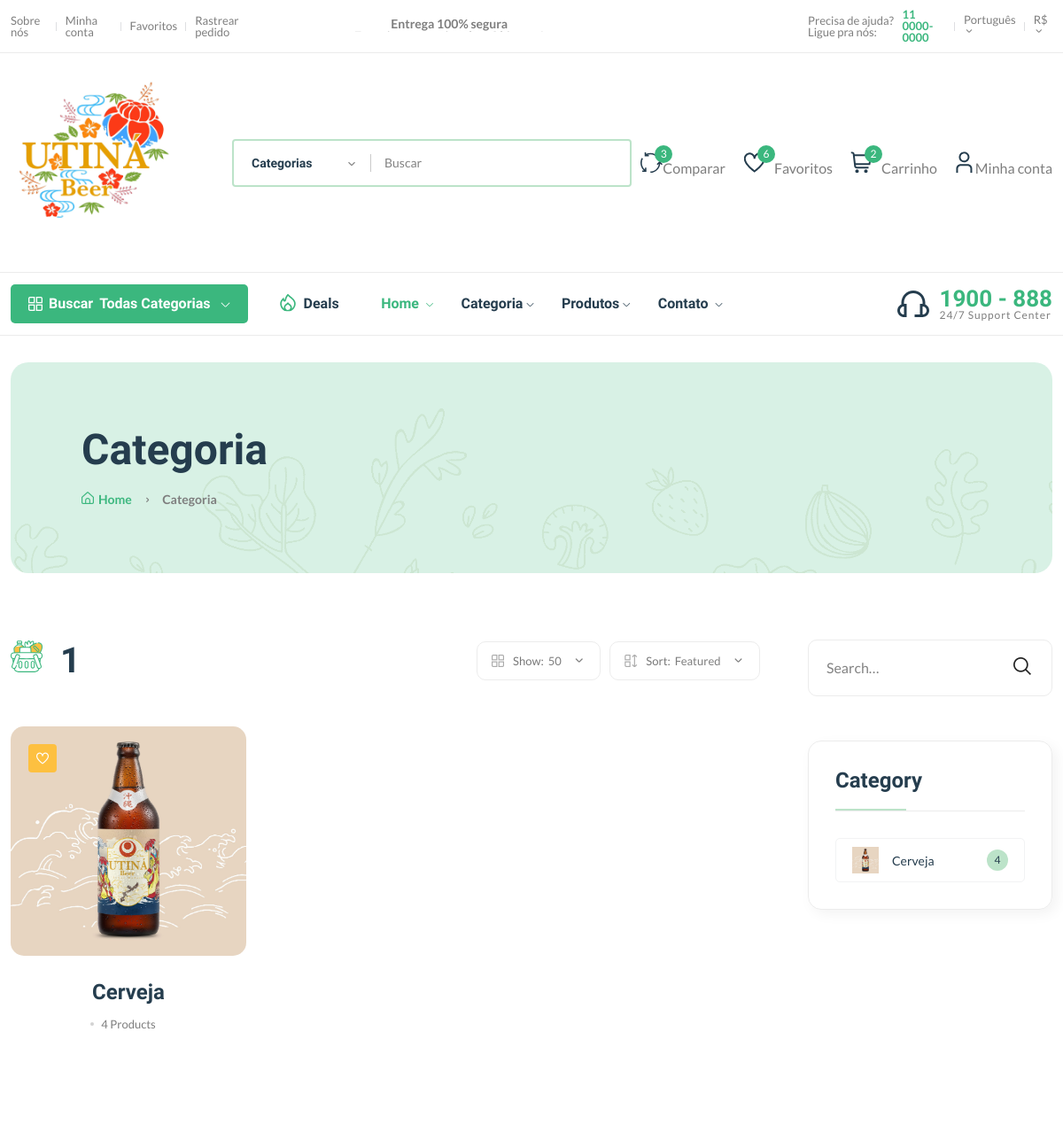
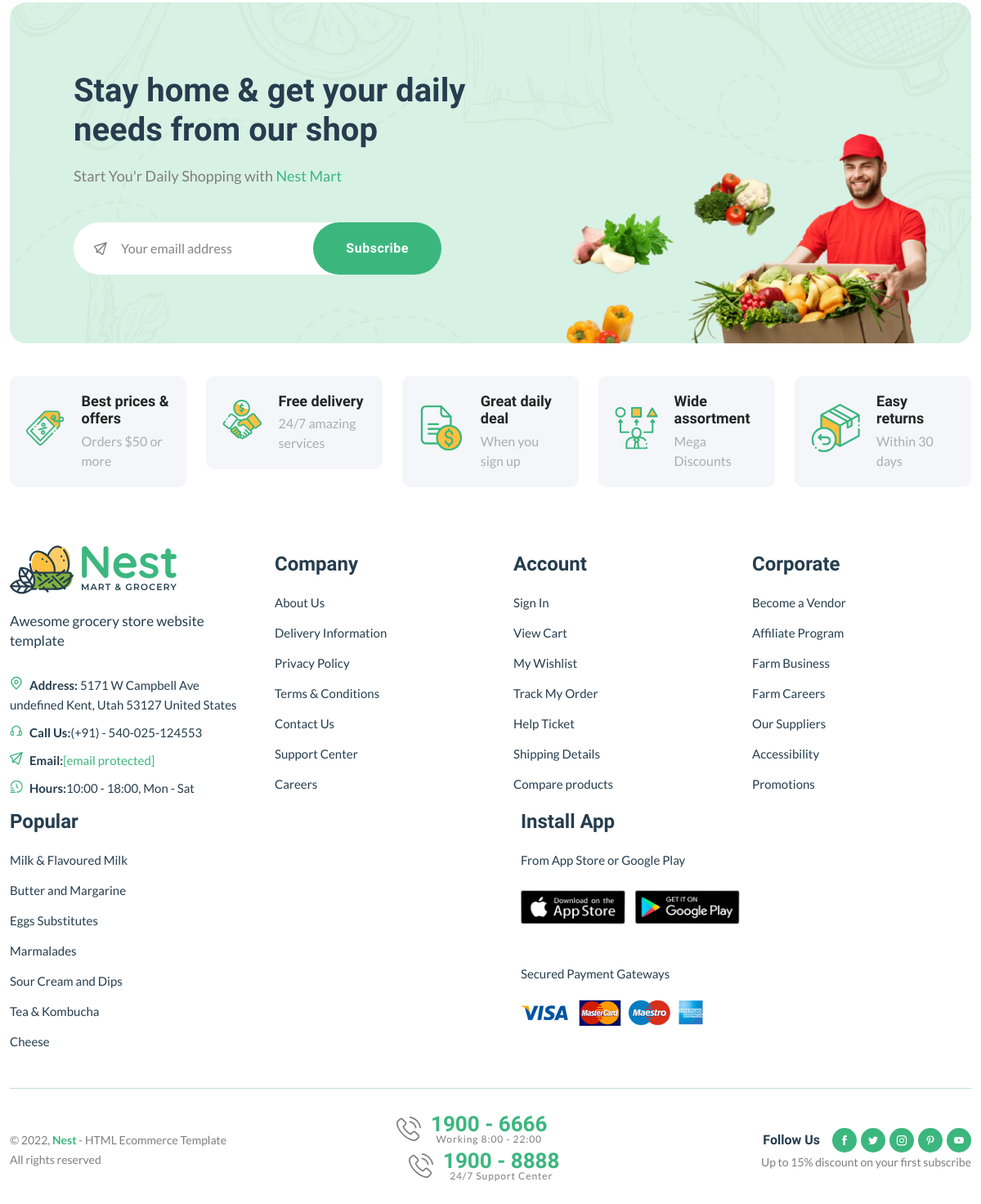
The page /category/ on the database its author committed (2 pictures, top to bottom).
### core/models.py (models this page shows, shortened)
class Category(models.Model):
    cid = ShortUUIDField(unique=True, max_length=20)
    title = models.CharField(max_length=100, default="Cerveja")
    image = models.ImageField(upload_to="category.jpg")
    class Meta:
        verbose_name_plural = "Categories"

### core/views.py (the view)
# urls.py: path("category/", category_list_view, name="category-list"),
def category_list_view(request):
    categories = Category.objects.all().annotate(product_count=Count("category"))
    context = {
        "categories": categories
    }
    return render(request, 'core/category-list.html', context)

### core/context_processor.py (called while the page is built)
def default(request):
    categories = Category.objects.all()
    return {
        'categories':categories,
    }

### templates/core/category-list.html (shortened to what this page needs)
{% extends 'partials/base.html' %}
{% block content %}
{% load static %}
<main class="main">
        <div class="page-header mt-30 mb-75">
            <div class="container">
                <div class="archive-header">
                    <div class="row align-items-center">
                        <div class="col-xl-3">
                            <h1 class="mb-15">Categoria</h1>
                            <div class="breadcrumb">
                                <a href="index.html" rel="nofollow"><i class="fi-rs-home mr-5"></i>Home</a>
                                <span></span> Categoria
                            </div>
                        </div>
                    </div>
                </div>
            </div>
        </div>
        <div class="page-content mb-50">
            <div class="container">
                <div class="row">
                    <div class="col-lg-9">
                        <div class="shop-product-fillter mb-50 pr-30">
                            <div class="totall-product">
                                <h2>
                                    <img class="w-36px mr-10" src="assets/imgs/theme/icons/category-1.svg" alt="" />
                                    {{categories.count}}
                                </h2>
                            </div>
                            <div class="sort-by-product-area">
                                <div class="sort-by-cover mr-10">
                                    <div class="sort-by-product-wrap">
                                        <div class="sort-by">
                                            <span><i class="fi-rs-apps"></i>Show:</span>
                                        </div>
                                        <div class="sort-by-dropdown-wrap">
                                            <span> 50 <i class="fi-rs-angle-small-down"></i></span>
                                        </div>
                                    </div>
                                </div>
                                <div class="sort-by-cover">
                                    <div class="sort-by-product-wrap">
                                        <div class="sort-by">
                                            <span><i class="fi-rs-apps-sort"></i>Sort:</span>
                                        </div>
                                        <div class="sort-by-dropdown-wrap">
                                            <span>Featured <i class="fi-rs-angle-small-down"></i></span>
                                        </div>
                                    </div>
                                </div>
                            </div>
                        </div>
                        <div class="loop-grid pr-30">
                            <div class="row">
                            {% for c in categories %}
                                <article class="col-xl-4 col-lg-6 col-md-6 text-center hover-up mb-30 animated">
                                    <div class="post-thumb">
                                        <a href="{% url 'core:category-product-list' c.cid %}">
                                            <img class="border-radius-15" src="{{c.image.url}}" alt="" />
                                        </a>
                                        <div class="entry-meta">
                                            <a class="entry-meta meta-2" href="blog-category-grid.html"><i class="fi-rs-heart"></i></a>
                                        </div>
                                    </div>
                                    <div class="entry-content-2">
                                        <h4 class="post-title mb-15">
                                            <a href="{% url 'core:category-product-list' c.cid %}">{{c.title}}</a>
                                        </h4>
                                        <div class="entry-meta font-xs color-grey mt-10 pb-10">
                                            <div>
                                                <span class="hit-count has-dot mr-10">{{c.category.count}} Product{{c.category.count|pluralize}}</span>
                                            </div>
                                        </div>
                                    </div>
                                </article>
                            {% endfor %}
                            </div>
                        </div>
                    </div>
                    <div class="col-lg-3 primary-sidebar sticky-sidebar">
                        <div class="widget-area">
                            <div class="sidebar-widget-2 widget_search mb-50">
                                <div class="search-form">
                                    <form action="#">
                                        <input type="text" placeholder="Search…" />
                                        <button type="submit"><i class="fi-rs-search"></i></button>
                                    </form>
                                </div>
                            </div>
                            <div class="sidebar-widget widget-category-2 mb-50">
                                <h5 class="section-title style-1 mb-30">Category</h5>
                                <ul>
                                {% for c in categories %}
                                    <li>
                                        <a href="shop-grid-right.html"> <img src="{{c.image.url}}" alt="" />{{c.title}}</a><span class="count">{{c.category.count}}</span>
                                    </li>
                                {% endfor %}
                                </ul>
                            </div>
                        </div>
                    </div>
                </div>
            </div>
        </div>
    </main>
{% endblock content %}

### rows shown on the page
Category: image (picture), title "Cerveja", category.count "4"

### other values the page prints
{{ categories.count }} "1"
